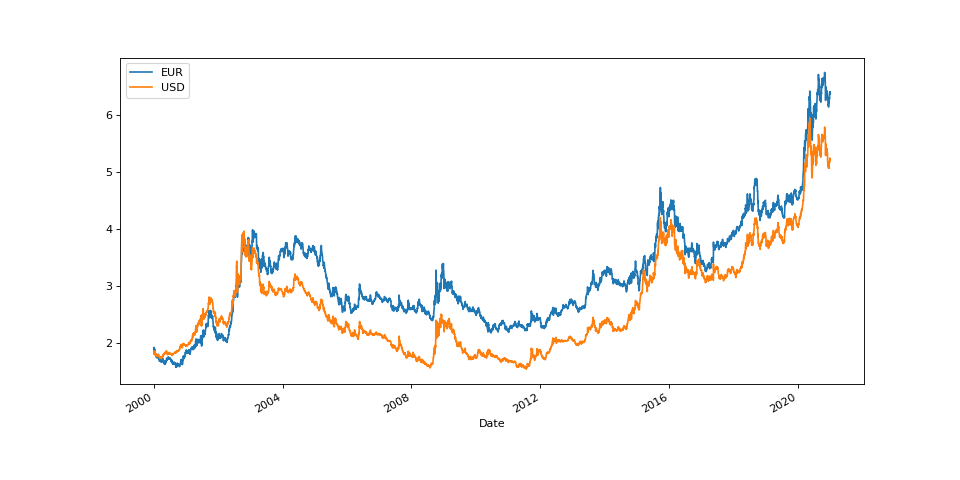

Python code for this plot:
from bcb import currency

df = currency.get(['USD', 'EUR'], start='2000-01-01',
                  end='2021-01-01', side='ask')
df.plot(figsize=(12, 6))
